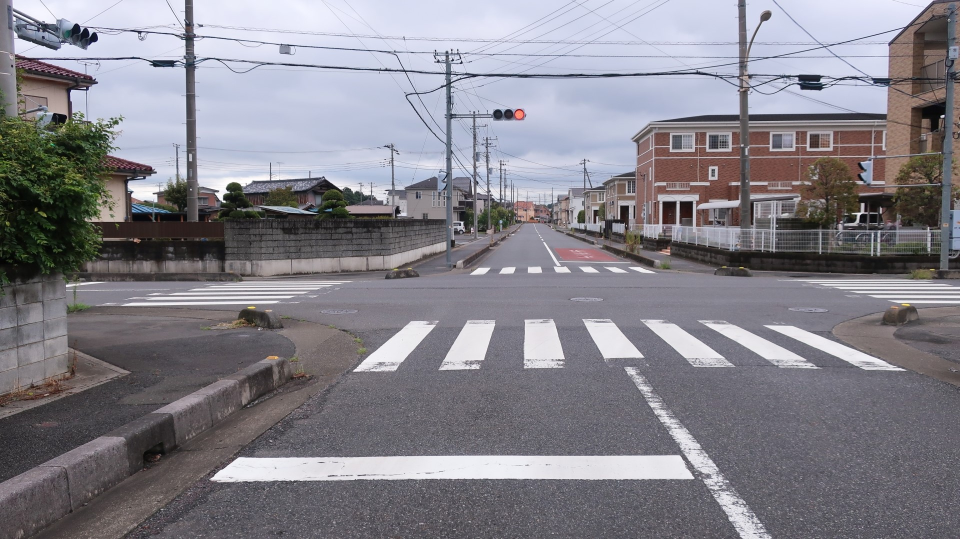
#> input picture materials/g9pc7kz6.jpg, 1920 x 1078 px, given in place of the camera (shown at 1/2 size)
$ python white_line_det_lsd2.py
#> lines starting #> are read from the running program, lines starting #| are printed output that depends on the picture; after the words box and inside, x2 and y2 are one past the last pixel; in counts of white or black regions, pixels touching at a corner belong together
#> further down, frame is the input picture: shape (1078, 1920, 3); mean B, G, R 137.7, 129.9, 132
import cv2
import numpy as np
import math
from pylsd.lsd import lsd


# 射影変換を行う関数
def perspective_transform(image):
    src = np.float32([[400, 0], [880, 0], [0, 720], [1280, 720]])
    dst = np.float32([[0, 0], [1280, 0], [0, 720], [1280, 720]])
    matrix = cv2.getPerspectiveTransform(src, dst)
    return cv2.warpPerspective(image, matrix, (1280, 720))
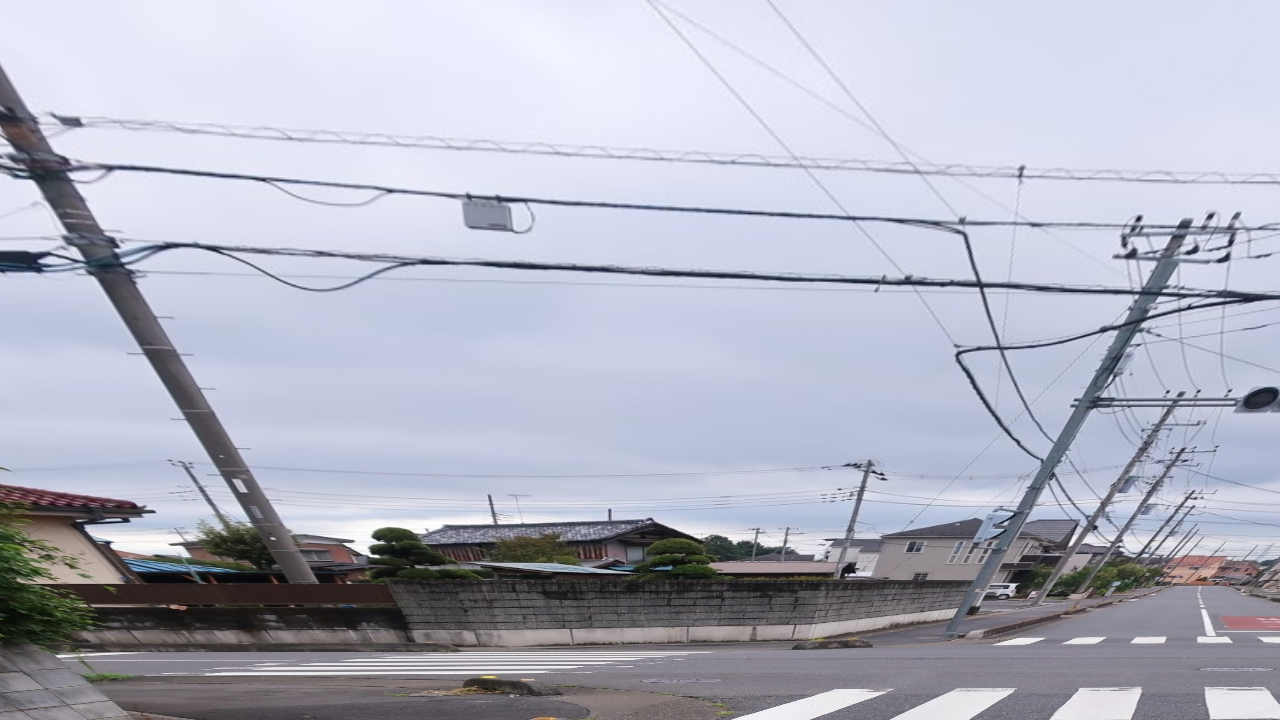
#> returned value: shape (720, 1280, 3); mean of channels 0, 1, 2 193.2, 178.6, 176.2; drawn as B, G, R


# 白色を検出する関数
def detect_white(image):
    hsv = cv2.cvtColor(image, cv2.COLOR_BGR2HSV)
#> hsv: shape (720, 1280, 3); mean H, S, V 112.6, 28.7, 194.6
    lower_white = np.array([0, 0, 200], dtype=np.uint8)
    upper_white = np.array([180, 50, 255], dtype=np.uint8)
    return cv2.inRange(hsv, lower_white, upper_white)
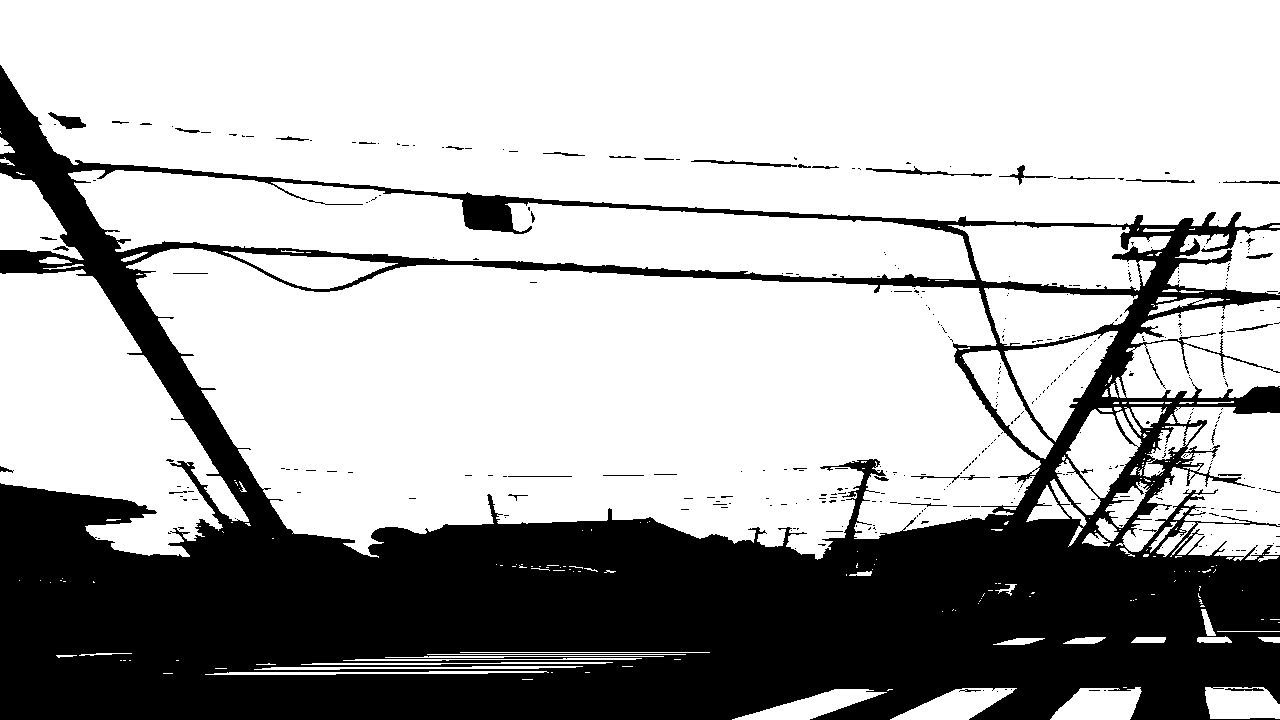
#> returned value: shape (720, 1280); 68.6% white; 388 black regions (346 under 20 px), largest, box (x1, y1, x2, y2) and area: (0, 65, 1280, 720) 285123, (866, 166, 992, 177) 307, (48, 112, 86, 129) 299


# 前処理 (ぼかし) 関数
def preprocess_mask(mask):
    return cv2.GaussianBlur(mask, (17, 17), 0)
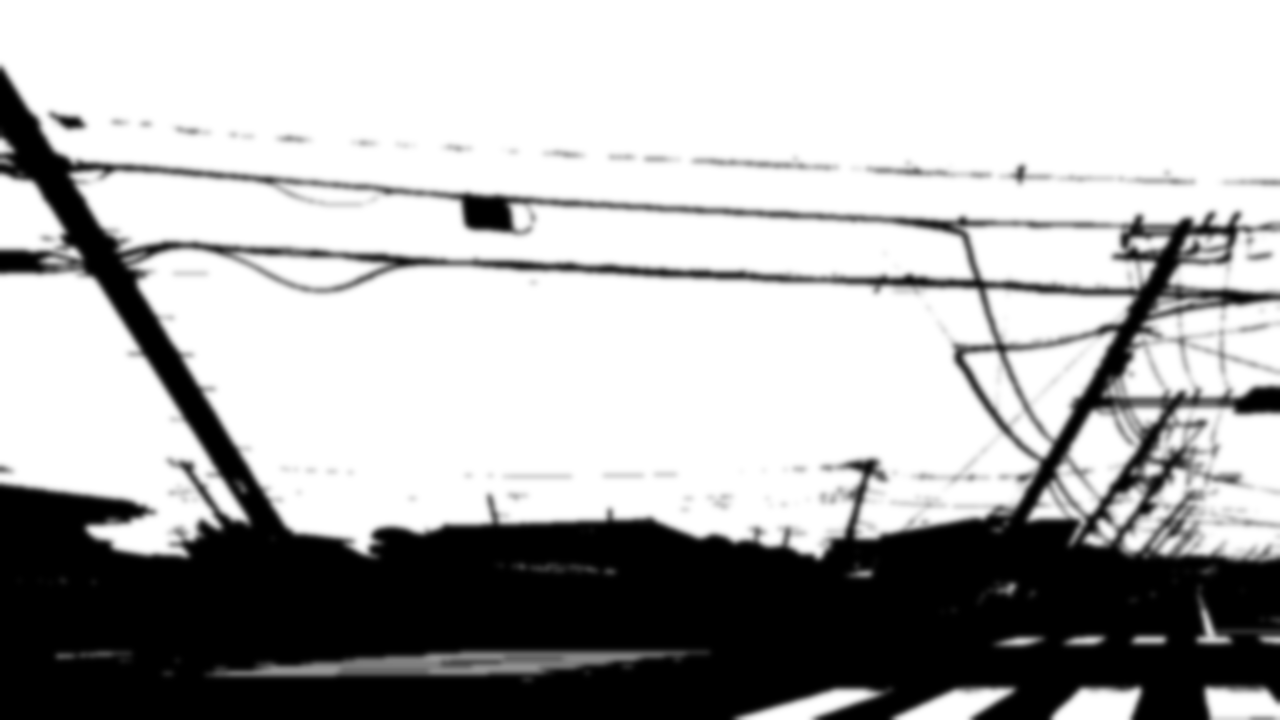
#> returned value: shape (720, 1280); min 0, max 255, mean 175


# 線分検出 (LSD) 関数
def detect_lines(mask):
#> (the run stopped early here; a loop or call above may not have finished)
